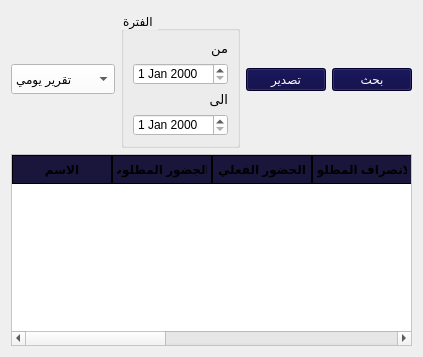
                     <widget class="QWidget" name="tab_8">
                      <attribute name="title">
                       <string>عرض جميع الموظفين</string>
                      </attribute>
                      <layout class="QGridLayout" name="gridLayout_8">
                       <item row="0" column="0">
                        <layout class="QVBoxLayout" name="verticalLayout_5">
                         <item>
                          <layout class="QHBoxLayout" name="horizontalLayout_5">
                           <item>
                            <layout class="QHBoxLayout" name="horizontalLayout_3">
                             <item>
                              <widget class="QComboBox" name="comboBox_85">
                               <property name="maximumSize">
                                <size>
                                 <width>130</width>
                                 <height>30</height>
                                </size>
                               </property>
                               <property name="styleSheet">
                                <string notr="true">color: rgb(0, 0, 0);
font: 10pt &quot;MS Shell Dlg 2&quot;;
background-color: rgb(255, 255, 255);</string>
                               </property>
                               <item>
                                <property name="text">
                                 <string>تقرير يومي</string>
                                </property>
                               </item>
                               <item>
                                <property name="text">
                                 <string>تقرير اسبوعي</string>
                                </property>
                               </item>
                               <item>
                                <property name="text">
                                 <string>تقرير شهري </string>
                                </property>
                               </item>
                               <item>
                                <property name="text">
                                 <string>تقرير نصف ترم </string>
                                </property>
                               </item>
                               <item>
                                <property name="text">
                                 <string>تقرير سنوي </string>
                                </property>
                               </item>
                               <item>
                                <property name="text">
                                 <string>تقرير مخالفات</string>
                                </property>
                               </item>
                              </widget>
                             </item>
                             <item>
                              <widget class="QGroupBox" name="groupBox_49">
                               <property name="maximumSize">
                                <size>
                                 <width>150</width>
                                 <height>150</height>
                                </size>
                               </property>
                               <property name="styleSheet">
                                <string notr="true">color: rgb(0, 0, 0);
font: 10pt &quot;MS Shell Dlg 2&quot;;</string>
                               </property>
                               <property name="title">
                                <string>الفترة </string>
                               </property>
                               <layout class="QVBoxLayout" name="verticalLayout_4">
                                <item>
                                 <widget class="QLabel" name="label_256">
                                  <property name="font">
                                   <font>
                                    <pointsize>10</pointsize>
                                   </font>
                                  </property>
                                  <property name="text">
                                   <string>من</string>
                                  </property>
                                 </widget>
                                </item>
                                <item>
                                 <widget class="QDateEdit" name="dateEdit_43">
                                  <property name="styleSheet">
                                   <string notr="true">background-color: rgb(255, 255, 255);
color: rgb(0, 0, 0);</string>
                                  </property>
                                 </widget>
                                </item>
                                <item>
                                 <widget class="QLabel" name="label_257">
                                  <property name="font">
                                   <font>
                                    <pointsize>10</pointsize>
                                   </font>
                                  </property>
                                  <property name="text">
                                   <string>الى</string>
                                  </property>
                                 </widget>
                                </item>
                                <item>
                                 <widget class="QDateEdit" name="dateEdit_44">
                                  <property name="styleSheet">
                                   <string notr="true">background-color: rgb(255, 255, 255);
color: rgb(0, 0, 0);</string>
                                  </property>
                                 </widget>
                                </item>
                               </layout>
                              </widget>
                             </item>
                            </layout>
                           </item>
                           <item>
                            <layout class="QHBoxLayout" name="horizontalLayout_4">
                             <item>
                              <widget class="QPushButton" name="pushButton_337">
                               <property name="maximumSize">
                                <size>
                                 <width>120</width>
                                 <height>16777215</height>
                                </size>
                               </property>
                               <property name="layoutDirection">
                                <enum>Qt::LeftToRight</enum>
                               </property>
                               <property name="styleSheet">
                                <string notr="true">background-color:rgb(4, 0, 62);
color:rgb(255, 255, 255);
font: 15pt &quot;PT Bold Heading&quot;;</string>
                               </property>
                               <property name="text">
                                <string>تصدير</string>
                               </property>
                               <property name="icon">
                                <iconset>
                                 <normaloff>../icons/add-to-28.svg</normaloff>../icons/add-to-28.svg</iconset>
                               </property>
                               <property name="iconSize">
                                <size>
                                 <width>30</width>
                                 <height>30</height>
                                </size>
                               </property>
                              </widget>
                             </item>
                             <item>
                              <widget class="QPushButton" name="pushButton_336">
                               <property name="maximumSize">
                                <size>
                                 <width>120</width>
                                 <height>16777215</height>
                                </size>
                               </property>
                               <property name="layoutDirection">
                                <enum>Qt::LeftToRight</enum>
                               </property>
                               <property name="styleSheet">
                                <string notr="true">background-color:rgb(4, 0, 62);
color:rgb(255, 255, 255);
font: 15pt &quot;PT Bold Heading&quot;;</string>
                               </property>
                               <property name="text">
                                <string>بحث</string>
                               </property>
                               <property name="icon">
                                <iconset>
                                 <normaloff>../icons/add-to-28.svg</normaloff>../icons/add-to-28.svg</iconset>
                               </property>
                               <property name="iconSize">
                                <size>
                                 <width>30</width>
                                 <height>30</height>
                                </size>
                               </property>
                              </widget>
                             </item>
                            </layout>
                           </item>
                          </layout>
                         </item>
                         <item>
                          <widget class="QTableWidget" name="tableWidget_49">
                           <property name="styleSheet">
                            <string notr="true">QTableWidget {
    background-color: #FFFFFF;
    alternate-background-color:rgb(0, 0, 0);
    font: 9pt &quot;PT Bold Heading&quot;;
    font-weight: bold;
 color:rgb(0, 0, 0)
}

QHeaderView::section {
    background-color:rgb(25, 21, 59);
    border: 1px solid rgb(0, 0, 0);
    font-weight: bold;
    padding: 4px;
    text-align: center;
	font: 10pt &quot;PT Bold Heading&quot;;
}

QTableWidget::item:selected {
    background-color:rgb(25, 21, 65);
    color:rgb(255, 255, 255);
}</string>
                           </property>
                           <column>
                            <property name="text">
                             <string>الاسم</string>
                            </property>
                           </column>
                           <column>
                            <property name="text">
                             <string>االجضور المطلوب</string>
                            </property>
                           </column>
                           <column>
                            <property name="text">
                             <string>الحضور الفعلي</string>
                            </property>
                           </column>
                           <column>
                            <property name="text">
                             <string>الانصراف المطلوب </string>
                            </property>
                           </column>
                           <column>
                            <property name="text">
                             <string>الانصراف الفعلي </string>
                            </property>
                           </column>
                           <column>
                            <property name="text">
                             <string>تاخير</string>
                            </property>
                           </column>
                           <column>
                            <property name="text">
                             <string>الغياب</string>
                            </property>
                           </column>
                           <column>
                            <property name="text">
                             <string>التاريخ</string>
                            </property>
                           </column>
                          </widget>
                         </item>
                        </layout>
                       </item>
                      </layout>
                     </widget>
